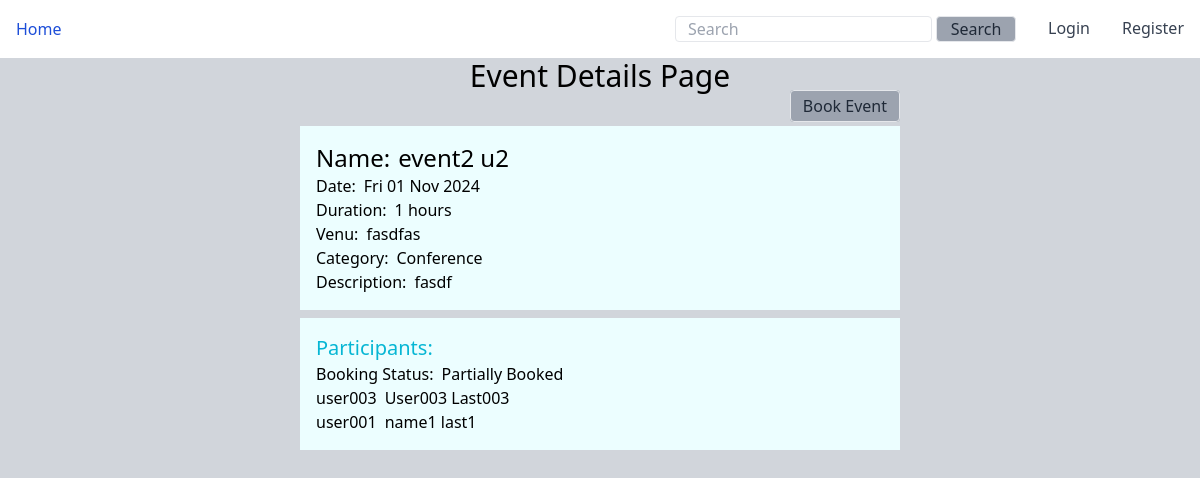
The page /view_event/2 on the database its author committed.
### event/models.py (models this page shows, shortened)
class Event(models.Model):
    name = models.CharField(max_length=200)
    date = models.DateTimeField(default=datetime.now())
    location = models.TextField(max_length=100)
    duration = models.IntegerField(default=1)
    desc = models.TextField()
    limit = models.IntegerField(default=5)
    category = models.ForeignKey(Category, on_delete=models.CASCADE, default=1)
    owner = models.ForeignKey(User, on_delete=models.CASCADE)
    created_at = models.DateTimeField(auto_now_add=True)
    updated_at = models.DateTimeField(auto_now=True)
    class Meta:
        ordering = ['created_at']

class Category(models.Model):
    name = models.CharField(max_length=50)
    created_at = models.DateTimeField(auto_now_add=True)
    updated_at = models.DateTimeField(auto_now=True)
    def __str__(self):
        return f"{self.name}"
    class Meta:
        ordering = ['name']

class Participant(models.Model):
    event = models.ForeignKey(Event, on_delete=models.CASCADE)
    member = models.ForeignKey(User, on_delete=models.CASCADE, related_name='participant')

### event/views.py (the view)
# urls.py: path('view_event/<int:pk>', views.view_event_view, name="view_event"),
def view_event_view(request, pk):
    event = models.Event.objects.get(pk=pk)
    participants = models.Participant.objects.filter(event=event)
    attend = models.Participant.objects.filter(event=event).count()
    if attend == event.limit:
        event.status = "Fully Booked"
    elif attend < event.limit and attend > 0 :
        event.status = "Partially Booked"
    elif attend == 0:
        event.status = "No One Booked Yet"
    booked = False
    if request.user.is_authenticated:
        is_participant = models.Participant.objects.filter(event=event, member=request.user)
        if is_participant:
            booked = True
        else:
            booked = False
    context = {
        "event": event,
        "participants": participants,
        'booked': booked
    }
    template_name = "event/event_view.html"
    return render(request, template_name, context)

### event/templates/event/event_view.html (shortened to what this page needs)
{% extends 'base.html' %}
{% block content %}
<p class="text-3xl text-center">Event Details Page</p>
<div class="flex justify-center w-full ">
    <div class=" flex justify-center w-1/2">
        <div class="flex flex-col w-full gap-2">
            <div class="text-right ">
                {% if request.user.is_superuser %}
                <a href="{% url 'update_event' event.id %}"
                    class="px-3 py-1 bg-gray-400 text-gray-800 border rounded hover:text-gray-100 hover:bg-blue-400 w-20 ">
                    Update
                </a>
                <a href="{% url 'delete_event' event.id %}"
                    class="px-3 py-1 bg-gray-400 text-gray-800 border rounded hover:text-gray-100 hover:bg-blue-400 w-20 ">
                    Delete
                </a>
                {% if booker %}
                <a href="{% url 'home' %}"
                    class="px-3 py-1 bg-gray-400 text-gray-800 border rounded hover:text-gray-100 hover:bg-blue-400 w-20 ">
                    Back
                </a>
                <a href=""
                    class="px-3 py-1 bg-gray-400 text-gray-800 border rounded hover:text-gray-100 hover:bg-blue-400 w-20 ">
                    Booked
                </a>
                {% else %}
                <a href="{% url 'book_event' event.id %}"
                    class="px-3 py-1 bg-gray-400 text-gray-800 border rounded hover:text-gray-100 hover:bg-blue-400 w-20 ">
                    Book Event
                </a>
                {% endif %}
                {% else %}
                {% if event.status == "Fully Booked" %}
                <a href=""
                    class="px-3 py-1 bg-gray-400 text-gray-800 border rounded hover:text-gray-100 hover:bg-blue-400 w-20 ">
                    Already Fully Booked
                </a>
                {% else %}
                <a href="{% url 'book_event' event.id %}"
                    class="px-3 py-1 bg-gray-400 text-gray-800 border rounded hover:text-gray-100 hover:bg-blue-400 w-20 ">
                    Book Event
                </a>
                {% endif %}
                {% endif %}
            </div>
            <div class="flex flex-col bg-cyan-50 p-4 ">
                <div class="flex gap-2 text-2xl">
                    <div>Name: </div>
                    <div>{{event.name}}</div>
                </div>
                <div class="flex gap-2">
                    <div>Date: </div>
                    <div>{{event.date |date:"D d M Y"}}</div>
                </div>
                <div class="flex gap-2">
                    <div>Duration: </div>
                    <div>{{event.duration }} hours </div>
                </div>
                <div class="flex gap-2">
                    <div>Venu: </div>
                    <div>{{event.location }} </div>
                </div>
                <div class="flex gap-2">
                    <div>Category: </div>
                    <div>{{event.category }} </div>
                </div>
                <div class="flex gap-2">
                    <div>Description: </div>
                    <div>{{event.desc }} </div>
                </div>
            </div>
            <div class="flex flex-col bg-cyan-50 p-4 ">
                <div class="text-xl text-cyan-500">
                    Participants:
                </div>
                <div class="flex gap-2">
                    <div>Booking Status: </div>
                    <div>{{event.status }} </div>
                </div>
                {% for x in participants %}
                <div class="flex gap-2">
                    <div>{{ x.member.username }} </div>
                    <div>{{ x.member.first_name }} {{ x.member.last_name }}</div>
                </div>
                {% endfor %}
            </div>
        </div>
    </div>
</div>
{% endblock %}

### rows shown on the page
Event: name "event2 u2", date "Fri 01 Nov 2024", duration "1", location "fasdfas", category "Conference", desc "fasdf", status "Partially Booked"
Participant: member.username "user003", member.first_name "User003", member.last_name "Last003"
Participant: member.username "user001", member.first_name "name1", member.last_name "last1"
